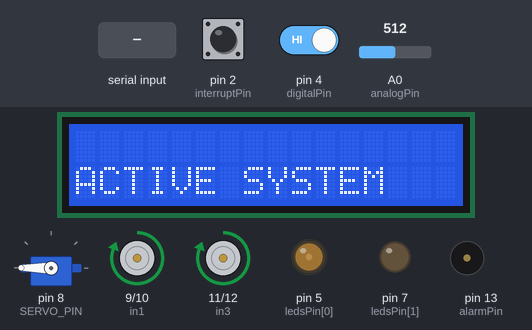
Simulated run of this sketch. Board: Arduino Uno, built with avr-gcc and run on an emulated ATmega328P. Shown: 16×2 character LCD, servo, motor-driver pin pairs drawn as motors (green arrow = first pin HIGH = forward, orange = second pin HIGH = backward, longer = more drive, scaled by the enable pin), output pins drawn as LEDs (lit = HIGH), buzzer (waves = sounding). Inputs (shaded band) come from the test bench; at power-on: pin 2 (interruptPin) HIGH, A0 (analogPin) = 512, pin 4 (digitalPin) HIGH. What the sketch prints to the serial monitor is not drawn.

Above: at 1.2 s.
1.3 s: pin 2 (interruptPin) pulled LOW for 0.15 s
At 2.6 s:
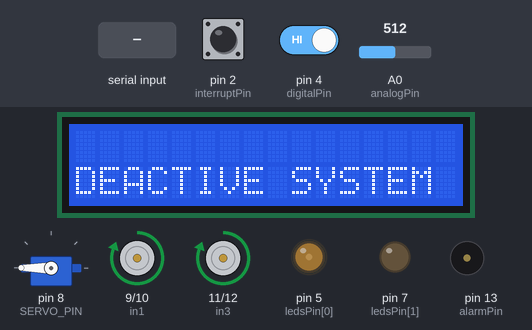
2.9 s: A0 (analogPin) set to 716
At 4.2 s:
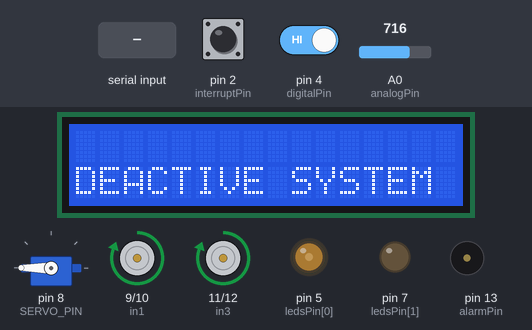
5.0 s: pin 4 (digitalPin) driven LOW
At 5.9 s:
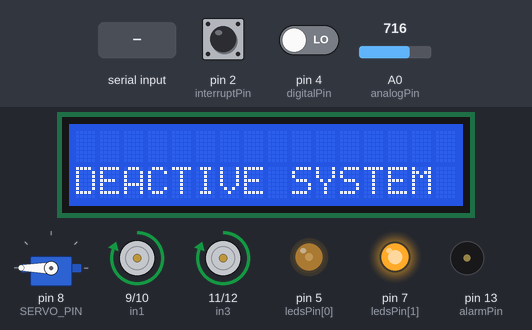
7.0 s: "90,45\n" received over Serial
At 11.1 s:
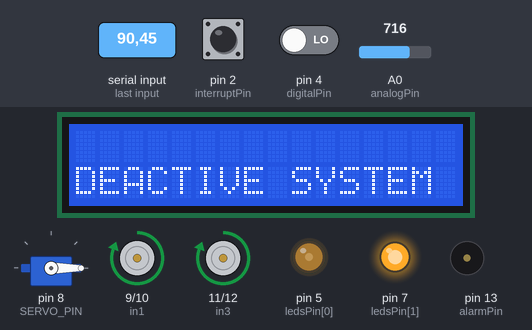
11.8 s: A0 (analogPin) set to 511
At 13.8 s:
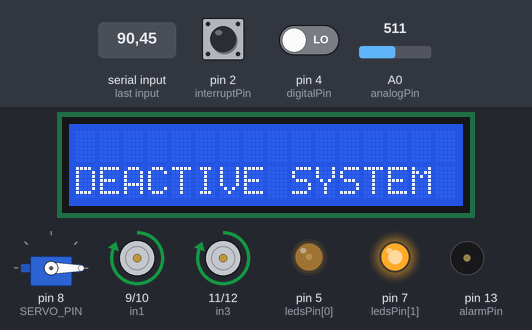
14.1 s: "1\n" received over Serial
At 15.6 s:
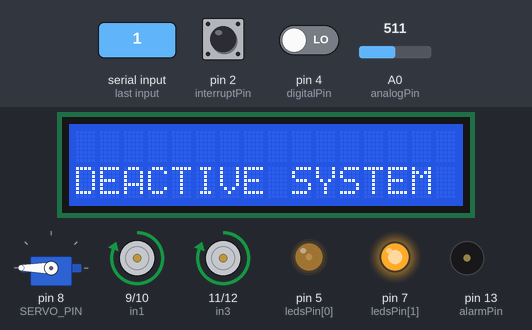
Timing chart, 0 to 18.2 s (numbered marks = the images above; inputs shaded):
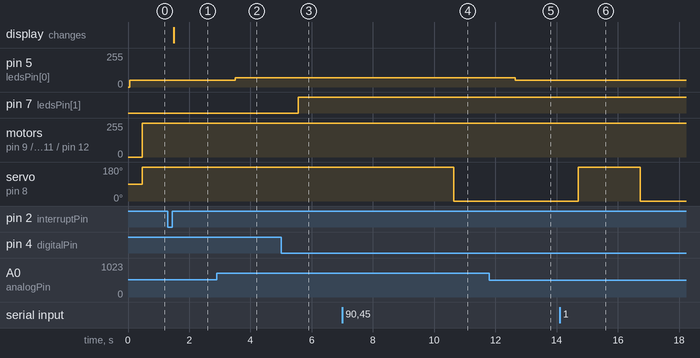

The sketch:

arduino.ino
```cpp
#include <Wire.h>
#include <LiquidCrystal_I2C.h>
#include <ArduinoJson.h>
#include <Servo.h>

#define SERVO_PIN 8

Servo gServo;

//L298N-DC config
// Motor A connections
int enA = 3;
int in1 = 9;
int in2 = 10;
// Motor B connections
int enB = 6;
int in3 = 11;
int in4 = 12;

//Sensor config
const int digitalPin = 4;
const int analogPin = A0;
int digitalValue = 0;
int analogValue = 0;

//Led config
const int ledsPin[] = { 5, 7};

// Alarm config
const int alarmPin = 13;

//Button push config
const int interruptPin = 2;
unsigned long alarmStartTime = 0;

bool isDoorOpened = false;
bool alarmActive = false;
bool status = true;

LiquidCrystal_I2C lcd(0x27, 16, 2);

String data = "";
int pos = 0;
int statusWindow = 0;
int statusWindowFirebase;

void setup() {
  Serial.begin(9600);
  lcd.init();
  lcd.backlight();
  pinMode(interruptPin, INPUT_PULLUP);

  pinMode(enA, OUTPUT);
  pinMode(in1, OUTPUT);
  pinMode(in2, OUTPUT);
  pinMode(in3, OUTPUT);
  pinMode(in4, OUTPUT);
  pinMode(enB, OUTPUT);

  pinMode(alarmPin, OUTPUT);
  pinMode(ledsPin[1], OUTPUT);

  attachInterrupt(digitalPinToInterrupt(interruptPin), pressButton, FALLING);

  gServo.attach(SERVO_PIN);
}

void loop() {

  digitalValue = digitalRead(digitalPin);
  analogValue = analogRead(analogPin);

  outSerial();
  outLed();
  outLcd();

  if (!digitalValue) {
    digitalWrite(ledsPin[1],HIGH);
  } else {
    digitalWrite(ledsPin[1],LOW);
  }

  Serial.println(analogValue);

  if (status && analogValue > 115) {
    alarm();
    activeWindow(pos);
    activeFan();
    statusWindow = 1;
  }

  if (Serial.available() > 0) {
    statusWindowFirebase = Serial.parseInt();
    if (statusWindowFirebase != statusWindow) {
      if (statusWindowFirebase == 1) {
        activeWindow(pos);
        statusWindow = 1;
      } else if (statusWindowFirebase == 0) {
        closeWindow(pos);
        statusWindow = 0;
      }
    }
    statusWindow = statusWindowFirebase;
  }

  delay(1000);
}


void outLcd() {
  lcd.clear();
  lcd.setCursor(0, 1);

  if (status){
    lcd.print("ACTIVE SYSTEM");
  }else{
    lcd.print("DEACTIVE SYSTEM");
  }
}

void pressButton(){
  status = !status;
}

void outLed() {
  analogWrite(ledsPin[0], constrain(analogValue/10, 0, 255));
}

void outSerial(){
  String data = String(analogValue) + "_" + String(status);
}

int toneVal;

void alarm() {
  for (int i = 0; i < 180; i++) {
    toneVal = 2000 + (int(sin(i * (3.1412 / 180)) * 1000));
    tone(alarmPin, toneVal);
    delay(2);
  }
  noTone(alarmPin);
}

void activeWindow(int pos) {
  pos = 180;
  gServo.write(pos);
}

void closeWindow(int pos) {
  pos = -90;
  gServo.write(pos);
}

void activeFan() {
  analogWrite(enA, 255);
  analogWrite(enB, 255);
  digitalWrite(in1, HIGH);
  digitalWrite(in2, LOW);
  digitalWrite(in3, HIGH);
  digitalWrite(in4, LOW);
}
```

Measured:
- after the input at 1.3 s, tone on pin 13 (alarmPin): stays silent (without the input it goes to 2087 Hz after 1.6 s); the display: changes after 0.19 s (image 1)
- after the input at 2.9 s, pin 5 (ledsPin[0]): 51/255 → 71/255 after 0.61 s
- after the input at 5.0 s, pin 7 (ledsPin[1]): LOW → HIGH after 0.56 s
- after the input at 7.0 s, servo on pin 8 (SERVO_PIN): 180° → 0° after 3.6 s
- after the input at 11.8 s, pin 5 (ledsPin[0]): 71/255 → 51/255 after 0.85 s
- after the input at 14.1 s, servo on pin 8 (SERVO_PIN): 0° → 180° after 0.60 s, → 0° 2.0 s later
